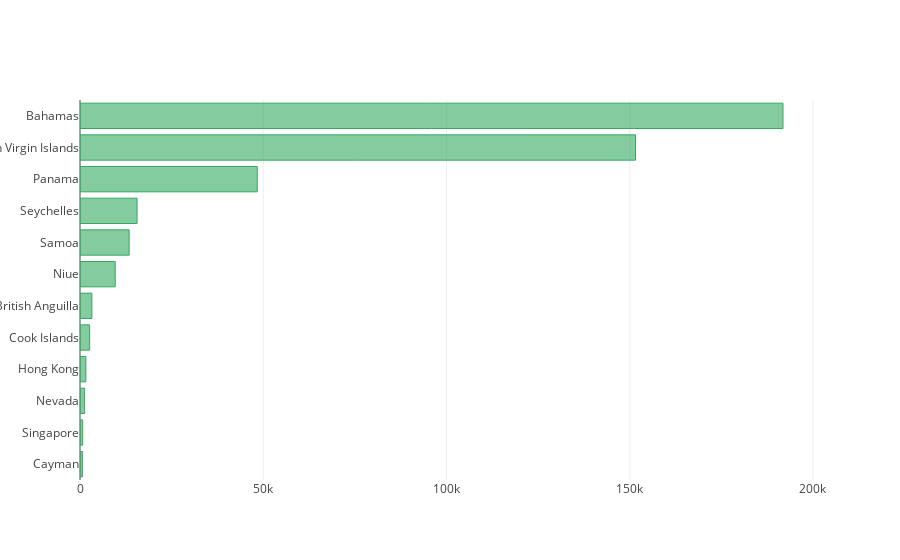

This figure's notebook cell:
### Markdown cell above
### Data with missing information.

### Code cell
visualizers_1.visualize_jurisdiction_countly(total_jurisdiction_count.copy())

### Figure 1 — Plotly figure (JSON) as saved in the notebook; plotly's stock layout.template omitted (floating-point values rounded to 4 significant figures)
{"data": [{"marker": {"color": "rgba(50, 171, 96, 0.6)", "line": {"color": "rgba(50, 171, 96, 1.0)", "width": 1}}, "name": "Try", "orientation": "h", "type": "bar", "x": [668, 740, 1260, 1604, 2638, 3253, 9611, 13418, 15580, 48373, 151588, 191834], "y": ["Cayman", "Singapore", "Nevada", "Hong Kong", "Cook Islands", "British Anguilla", "Niue", "Samoa", "Seychelles", "Panama", "British Virgin Islands", "Bahamas"]}], "layout": {}}
